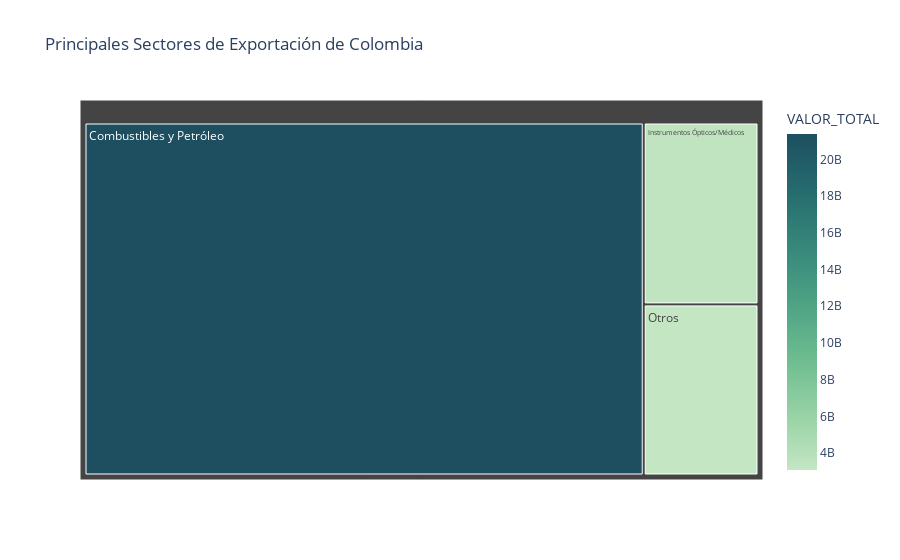
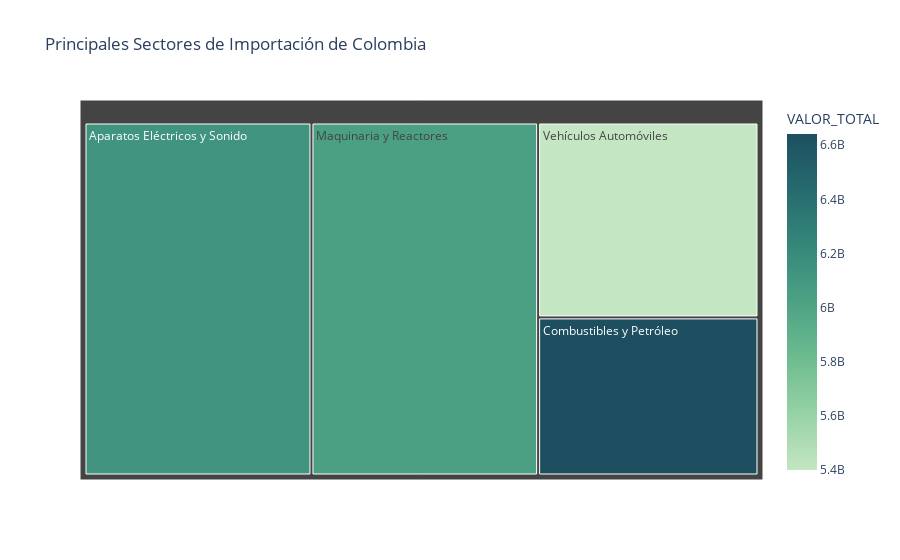

Write notebook code for charts like these, in order.
### Code cell
# Diccionario Básico de Capítulos (Para que se entienda el gráfico)
mapa_sectores_arancel = {
    # SECCIÓN I: Animales y sus productos
    "01": "Animales Vivos", "02": "Carnes", "03": "Pescados y Mariscos", "04": "Lácteos y Huevos", "05": "Otros Prod. Animales",
    
    # SECCIÓN II: Vegetales y Frutos (CLAVE COLOMBIA)
    "06": "Plantas y Flores", "07": "Hortalizas", "08": "Frutas y Frutos", "09": "Café, Té y Especias", "10": "Cereales", 
    "11": "Molinería", "12": "Semillas Oleaginosas", "13": "Gomas y Resinas", "14": "Materias Trenzables",
    
    # SECCIÓN III y IV: Grasas y Alimentos Procesados
    "15": "Grasas y Aceites", "16": "Prep. de Carne/Pescado", "17": "Azúcares", "18": "Cacao", "19": "Prep. Cereales/Harina",
    "20": "Prep. Legumbres/Frutas", "21": "Prep. Alimenticias Diversas", "22": "Bebidas y Alcohol", "23": "Alimento Animal", "24": "Tabaco",
    
    # SECCIÓN V: Minerales (EL MOTOR DE EXPORTACIÓN)
    "25": "Sal, Azufre y Tierras", "26": "Minerales Metalíferos", "27": "Combustibles y Petróleo",
    
    # SECCIÓN VI y VII: Química y Plásticos
    "28": "Química Inorgánica", "29": "Química Orgánica", "30": "Farmacéuticos", "31": "Abonos/Fertilizantes", 
    "32": "Extractos Curtientes/Tintes", "33": "Cosméticos/Perfumería", "34": "Jabones y Ceras", "38": "Prod. Químicos Diversos",
    "39": "Plásticos", "40": "Caucho",
    
    # SECCIÓN VIII a X: Pieles, Madera y Papel
    "41": "Pieles y Cueros", "44": "Madera", "47": "Pasta de Madera", "48": "Papel y Cartón", "49": "Libros y Prensa",
    
    # SECCIÓN XI: Textiles y Confecciones
    "50": "Seda", "51": "Lana", "52": "Algodón", "61": "Prendas de Vestir (Punto)", "62": "Prendas de Vestir (No Punto)", "63": "Otros Textiles",
    
    # SECCIÓN XV a XVII: Metales, Maquinaria y Vehículos (CLAVE IMPORTACIÓN)
    "72": "Fundición de Hierro/Acero", "73": "Manufacturas de Hierro/Acero", "74": "Cobre", "76": "Aluminio",
    "84": "Maquinaria y Reactores", "85": "Aparatos Eléctricos y Sonido", "87": "Vehículos Automóviles", "88": "Aeronaves",
    
    # SECCIÓN XVIII a XXI: Varios
    "90": "Instrumentos Ópticos/Médicos", "94": "Muebles y Luminarias", "95": "Juguetes y Deportes", "96": "Manufacturas Diversas"
}
# Analicemos EXPORTACIONES (¿Qué vende Colombia?)
df_productos_exportaciones = (
    q_expo # Usamos el LazyFrame de Expo
    .with_columns([
        # Extraemos los 2 primeros dígitos de la Posición Arancelaria (POSAR) y el año
        pl.col("POSAR").cast(pl.String).str.slice(0, 2).alias("CAPITULO_COD"),
        pl.col("ANIO").alias("ANIO")
    ])
    .group_by("CAPITULO_COD", "ANIO")
    .agg(pl.col("FOBDOL").sum().alias("VALOR_TOTAL"))
    #quitemos el año de la pandemia para ver una tendencia más clara
    #.filter(pl.col("ANIO") != "2020")
    .sort("VALOR_TOTAL", descending=True)
    .limit(15) # Top 15 sectores
    .collect()
)
df_productos_importaciones = (
    q_impo # Usamos el LazyFrame de Impo
    .with_columns([
        # Extraemos los 2 primeros dígitos de la Posición Arancelaria (NABAN)
        pl.col("NABAN").cast(pl.String).str.slice(0, 2).alias("CAPITULO_COD"),
        pl.col("ANIO").alias("ANIO")
    ])
    .group_by("CAPITULO_COD", "ANIO")
    .agg(pl.col("VAFODO").sum().alias("VALOR_TOTAL"))
    #quitemos el año de la pandemia para ver una tendencia más clara
    #.filter(pl.col("ANIO") != "2020")
    .sort("VALOR_TOTAL", descending=True)
    .limit(15) # Top 15 sectores
    .collect()
)
# Mapeamos nombres
df_productos_exportaciones = df_productos_exportaciones.with_columns(
    pl.col("CAPITULO_COD").replace_strict(mapa_sectores_arancel, default="Otros").alias("SECTOR")
)
df_productos_importaciones = df_productos_importaciones.with_columns(
    pl.col("CAPITULO_COD").replace_strict(mapa_sectores_arancel, default="Otros").alias("SECTOR")
)
# Visualización: Treemap (Ideal para ver participaciones de mercado)
datos_treemap_expo = df_productos_exportaciones.to_pandas()
datos_treemap_impo = df_productos_importaciones.to_pandas()

fig_expo = viz.graficar_treemap_productos(
    df_productos_exportaciones,
    path_cols=["SECTOR"],
    value_col="VALOR_TOTAL",
    titulo="Principales Sectores de Exportación de Colombia",
    )
fig_expo.show()
fig_impo = viz.graficar_treemap_productos(
    df_productos_importaciones,
    path_cols=["SECTOR"],
    value_col="VALOR_TOTAL",
    titulo="Principales Sectores de Importación de Colombia",
    )
fig_impo.show()

### Figure 1 — Plotly figure (JSON) as saved in the notebook; plotly's stock layout.template omitted (floating-point values rounded to 4 significant figures)
{"data": [{"branchvalues": "total", "customdata": [[3073000000.0], [21390000000.0], [3320000000.0]], "domain": {"x": [0, 1], "y": [0, 1]}, "hovertemplate": "labels=%{label}<br>VALOR_TOTAL_sum=%{value}<br>parent=%{parent}<br>id=%{id}<br>VALOR_TOTAL=%{color}<extra></extra>", "ids": ["Otros", "Combustibles y Petróleo", "Instrumentos Ópticos/Médicos"], "labels": ["Otros", "Combustibles y Petróleo", "Instrumentos Ópticos/Médicos"], "marker": {"coloraxis": "coloraxis", "colors": [3073000000.0, 21390000000.0, 3320000000.0]}, "name": "", "parents": ["", "", ""], "type": "treemap", "values": [11970000000.0, 120300000000.0, 12720000000.0]}], "layout": {"coloraxis": {"colorbar": {"title": {"text": "VALOR_TOTAL"}}, "colorscale": [[0, "rgb(196, 230, 195)"], [0.1667, "rgb(150, 210, 164)"], [0.3333, "rgb(109, 188, 144)"], [0.5, "rgb(77, 162, 132)"], [0.6667, "rgb(54, 135, 122)"], [0.8333, "rgb(38, 107, 110)"], [1, "rgb(29, 79, 96)"]]}, "legend": {"tracegroupgap": 0}, "title": {"text": "Principales Sectores de Exportación de Colombia"}}}

### Figure 2 — Plotly figure (JSON) as saved in the notebook; plotly's stock layout.template omitted (floating-point values rounded to 4 significant figures)
{"data": [{"branchvalues": "total", "customdata": [[5400000000.0], [6641000000.0], [6127000000.0], [6042000000.0]], "domain": {"x": [0, 1], "y": [0, 1]}, "hovertemplate": "labels=%{label}<br>VALOR_TOTAL_sum=%{value}<br>parent=%{parent}<br>id=%{id}<br>VALOR_TOTAL=%{color}<extra></extra>", "ids": ["Vehículos Automóviles", "Combustibles y Petróleo", "Aparatos Eléctricos y Sonido", "Maquinaria y Reactores"], "labels": ["Vehículos Automóviles", "Combustibles y Petróleo", "Aparatos Eléctricos y Sonido", "Maquinaria y Reactores"], "marker": {"coloraxis": "coloraxis", "colors": [5400000000.0, 6641000000.0, 6127000000.0, 6042000000.0]}, "name": "", "parents": ["", "", "", ""], "type": "treemap", "values": [15790000000.0, 12810000000.0, 29460000000.0, 29420000000.0]}], "layout": {"coloraxis": {"colorbar": {"title": {"text": "VALOR_TOTAL"}}, "colorscale": [[0, "rgb(196, 230, 195)"], [0.1667, "rgb(150, 210, 164)"], [0.3333, "rgb(109, 188, 144)"], [0.5, "rgb(77, 162, 132)"], [0.6667, "rgb(54, 135, 122)"], [0.8333, "rgb(38, 107, 110)"], [1, "rgb(29, 79, 96)"]]}, "legend": {"tracegroupgap": 0}, "title": {"text": "Principales Sectores de Importación de Colombia"}}}
